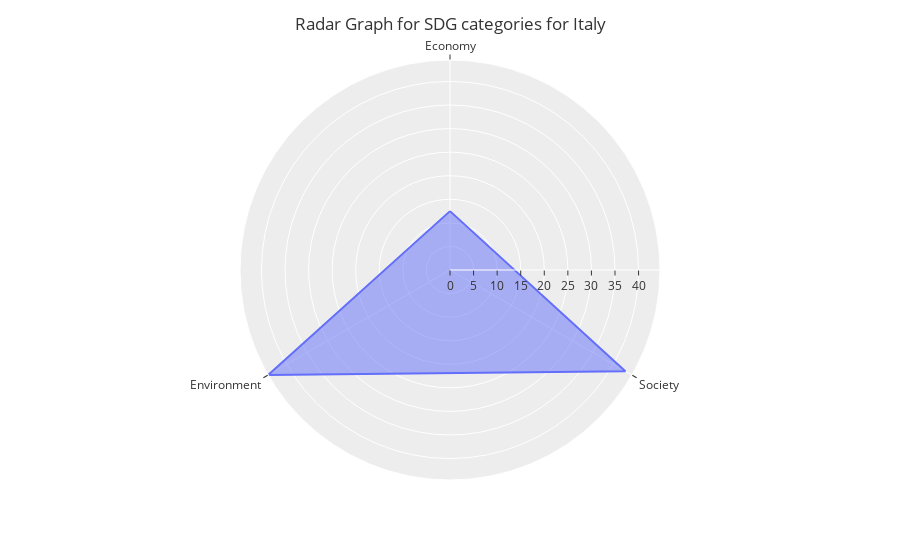

The notebook cell this image was saved under:
### Code cell
fig = px.line_polar(dic_df_cat['Italy'], r='r', theta='theta', line_close=True)
fig.update_traces(fill='toself')
fig.update_layout(title="Radar Graph for SDG categories for Italy", template="ggplot2")
fig.show()

### Figure 1 — Plotly figure (JSON) as saved in the notebook; plotly's stock layout.template omitted (floating-point values rounded to 4 significant figures)
{"data": [{"hovertemplate": "r=%{r}<br>theta=%{theta}<extra></extra>", "legendgroup": "", "line": {"color": "#636efa", "dash": "solid"}, "marker": {"symbol": "circle"}, "mode": "lines", "name": "", "r": [12.49, 42.96, 44.55, 12.49], "showlegend": false, "subplot": "polar", "theta": ["Economy", "Society", "Environment", "Economy"], "type": "scatterpolar", "fill": "toself"}], "layout": {"polar": {"domain": {"x": [0.0, 1.0], "y": [0.0, 1.0]}, "angularaxis": {"direction": "clockwise", "rotation": 90}}, "legend": {"tracegroupgap": 0}, "margin": {"t": 60}, "title": {"text": "Radar Graph for SDG categories for Italy"}}}
